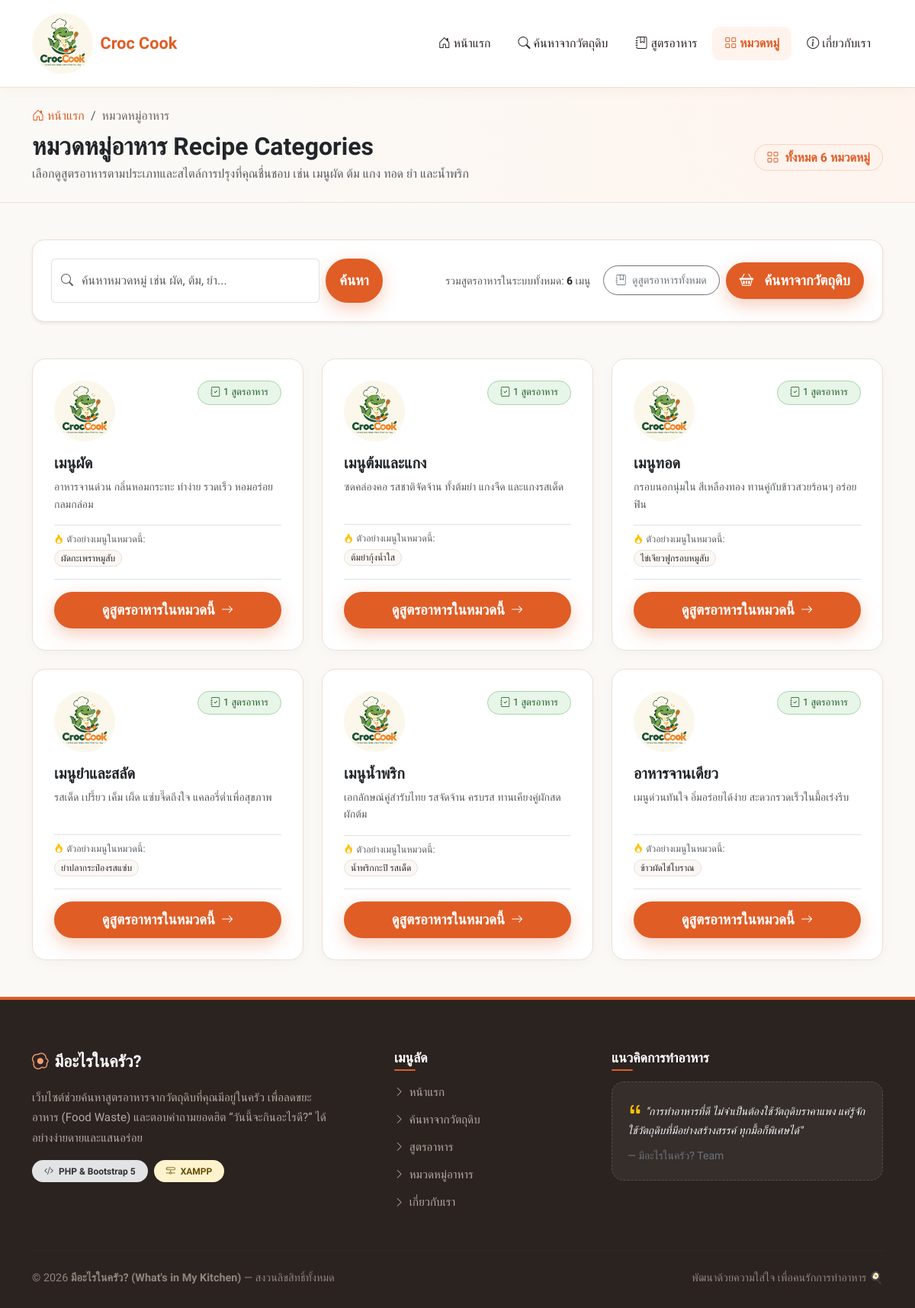
/categories.php, run on the app's committed database.
### tables this page shows
CREATE TABLE IF NOT EXISTS `categories` (
    `id` INT NOT NULL AUTO_INCREMENT,
    `name` VARCHAR(100) NOT NULL COMMENT 'ชื่อหมวดหมู่อาหาร',
    `description` TEXT DEFAULT NULL COMMENT 'คำอธิบายหมวดหมู่',
    `icon` VARCHAR(50) DEFAULT 'bi-egg-fried' COMMENT 'คลาสไอคอนจาก Bootstrap Icons เช่น bi-fire, bi-cup-hot',
    `created_at` TIMESTAMP NOT NULL DEFAULT CURRENT_TIMESTAMP COMMENT 'วันเวลาที่สร้าง',
    PRIMARY KEY (`id`),
    UNIQUE KEY `uk_categories_name` (`name`)
);

### categories.php (the view, shortened to what this page needs)
<?php
require_once __DIR__ . '/includes/db.php';
$searchTerm = isset($_GET['search']) ? trim($_GET['search']) : '';
$categories = [];
$totalCategories = 0;
$totalRecipesAll = 0;
try {
    if ($searchTerm !== '') {
        $sql = "
            SELECT
                c.id,
                c.name,
                c.description,
                c.icon,
                COUNT(r.id) AS recipe_count,
                GROUP_CONCAT(r.title ORDER BY r.id ASC SEPARATOR '||') AS sample_recipes
            FROM categories c
            LEFT JOIN recipes r ON c.id = r.category_id
            WHERE c.name LIKE :search1 OR c.description LIKE :search2
            GROUP BY c.id
            ORDER BY c.id ASC
        ";
        $stmt = $pdo->prepare($sql);
        $stmt->execute([
            ':search1' => '%' . $searchTerm . '%',
            ':search2' => '%' . $searchTerm . '%'
        ]);
    } else {
        $sql = "
            SELECT
                c.id,
                c.name,
                c.description,
                c.icon,
                COUNT(r.id) AS recipe_count,
                GROUP_CONCAT(r.title ORDER BY r.id ASC SEPARATOR '||') AS sample_recipes
            FROM categories c
            LEFT JOIN recipes r ON c.id = r.category_id
            GROUP BY c.id
            ORDER BY c.id ASC
        ";
        $stmt = $pdo->query($sql);
    }
    $categories = $stmt->fetchAll();
    $totalCategories = count($categories);
    $countAllStmt = $pdo->query("SELECT COUNT(*) FROM recipes");
    $totalRecipesAll = (int) $countAllStmt->fetchColumn();
} catch (PDOException $e) {
    error_log("Categories Page Error: " . $e->getMessage());
    $dbError = "ไม่สามารถเชื่อมต่อฐานข้อมูลได้ในขณะนี้ กรุณาลองใหม่อีกครั้ง";
}
require_once __DIR__ . '/includes/header.php';
?>
<section class="py-4" style="background: radial-gradient(circle at top right, #fff4ee 0%, var(--bg-cream) 70%); border-bottom: 1px solid var(--border-subtle);">
    <div class="container">
        <nav aria-label="breadcrumb" class="mb-2">
            <ol class="breadcrumb mb-0 small">
                <li class="breadcrumb-item">
                    <a href="index.php" class="text-decoration-none" style="color: var(--primary-color);">
                        <i class="bi bi-house-door me-1"></i>หน้าแรก
                    </a>
                </li>
                <li class="breadcrumb-item active" aria-current="page" style="color: var(--text-muted);">
                    หมวดหมู่อาหาร
                </li>
            </ol>
        </nav>
        <div class="row align-items-center">
            <div class="col-lg-8">
                <h1 class="h2 fw-bold text-dark mb-1">
                    หมวดหมู่อาหาร <span class="title-highlight">Recipe Categories</span>
                </h1>
                <p class="text-muted mb-0">
                    เลือกดูสูตรอาหารตามประเภทและสไตล์การปรุงที่คุณชื่นชอบ เช่น เมนูผัด ต้ม แกง ทอด ยำ และน้ำพริก
                </p>
            </div>
            <div class="col-lg-4 text-lg-end mt-3 mt-lg-0">
                <span class="badge rounded-pill px-3 py-2 fs-6 shadow-xs" style="background-color: var(--primary-light); color: var(--primary-color); border: 1px solid rgba(224,93,38,0.2);">
                    <i class="bi bi-grid me-1"></i>
                    ทั้งหมด <strong><?php echo number_format($totalCategories); ?></strong> หมวดหมู่
                </span>
            </div>
        </div>
    </div>
</section>
<section class="py-5" style="background-color: var(--bg-cream); min-height: 550px;">
    <div class="container">
        <div class="card border-0 shadow-sm rounded-4 p-3 p-md-4 mb-5 bg-white" style="border: 1px solid var(--border-subtle) !important;">
            <div class="row g-3 align-items-center justify-content-between">
                <div class="col-lg-5 col-md-6">
                    <form action="categories.php" method="GET" class="d-flex gap-2">
                        <div class="input-group">
                            <span class="input-group-text bg-white border-end-0 text-muted">
                                <i class="bi bi-search"></i>
                            </span>
                            <input type="text"
                                   name="search"
                                   class="form-control border-start-0 ps-0"
                                   placeholder="ค้นหาหมวดหมู่ เช่น ผัด, ต้ม, ยำ..."
                                   value="<?php echo htmlspecialchars($searchTerm); ?>"
                                   aria-label="ค้นหาหมวดหมู่">
                        </div>
                        <button type="submit" class="btn btn-kitchen-primary rounded-pill px-3">
                            ค้นหา
                        </button>
                    </form>
                </div>
                <div class="col-lg-7 col-md-6 d-flex flex-wrap align-items-center justify-content-md-end gap-2">
                    <span class="text-muted small me-2">
                        รวมสูตรอาหารในระบบทั้งหมด: <strong class="text-dark"><?php echo number_format($totalRecipesAll); ?></strong> เมนู
                    </span>
                    <a href="recipes.php" class="btn btn-sm btn-outline-secondary rounded-pill px-3 py-2">
                        <i class="bi bi-journal-bookmark me-1"></i> ดูสูตรอาหารทั้งหมด
                    </a>
                    <a href="ingredients.php" class="btn btn-sm btn-kitchen-primary rounded-pill px-3 py-2">
                        <i class="bi bi-basket2 me-1"></i> ค้นหาจากวัตถุดิบ
                    </a>
                </div>
            </div>
        </div>
        <?php if (!empty($categories)): ?>
            <div class="row g-4 row-cols-1 row-cols-md-2 row-cols-lg-3">
                <?php foreach ($categories as $cat): ?>
                    <?php
                    $catId = (int) $cat['id'];
                    $recipeCount = (int) $cat['recipe_count'];
                    ?>
                    <div class="col" id="category-<?php echo $catId; ?>">
                        <div class="category-box-card">
                            <div>
                                <div class="d-flex justify-content-between align-items-start mb-3">
                                    <div class="main-food-icon">
                         <img src="im/logo.png" alt="Logo" style="max-width: 80px; height: auto; border-radius: 50%; object-fit: cover;">
                    </div>
                                    <?php if ($recipeCount > 0): ?>
                                        <span class="badge rounded-pill px-3 py-2" style="background-color: #e8f5e9; color: #1b5e20; border: 1px solid #a5d6a7; font-weight: 500; font-size: 0.8rem;">
                                            <i class="bi bi-journal-check me-1"></i><?php echo $recipeCount; ?> สูตรอาหาร
                                        </span>
                                    <?php else: ?>
                                        <span class="badge rounded-pill px-3 py-2 bg-light text-muted border" style="font-weight: 500; font-size: 0.8rem;">
                                            <i class="bi bi-hourglass me-1"></i>0 สูตรอาหาร
                                        </span>
                                    <?php endif; ?>
                                </div>
                                <h2 class="h5 fw-bold text-dark mb-2">
                                    <?php echo htmlspecialchars($cat['name']); ?>
                                </h2>
                                <p class="text-muted small mb-3" style="line-height: 1.6; min-height: 44px;">
                                    <?php echo htmlspecialchars($cat['description'] ?? 'ไม่มีคำอธิบายหมวดหมู่'); ?>
                                </p>
                                <?php if (!empty($cat['sample_recipes'])): ?>
                                    <div class="mb-3 pt-2 border-top">
                                        <span class="small text-muted d-block mb-1" style="font-size: 0.78rem;">
                                            <i class="bi bi-fire text-warning me-1"></i>ตัวอย่างเมนูในหมวดนี้:
                                        </span>
                                        <div class="d-flex flex-wrap gap-1">
                                            <?php
                                            $samples = explode('||', $cat['sample_recipes']);
                                            foreach (array_slice($samples, 0, 3) as $sTitle): ?>
                                                <span class="badge sample-recipe-badge rounded-pill px-2 py-1">
                                                    <?php echo htmlspecialchars($sTitle); ?>
                                                </span>
                                            <?php endforeach; ?>
                                        </div>
                                    </div>
                                <?php endif; ?>
                            </div>
                            <div class="pt-3 border-top mt-auto">
                                <?php if ($recipeCount > 0): ?>
                                    <a href="recipes.php?category=<?php echo $catId; ?>"
                                       class="btn btn-kitchen-primary w-100 rounded-pill py-2 d-inline-flex align-items-center justify-content-center gap-1">
                                        <span>ดูสูตรอาหารในหมวดนี้</span>
                                        <i class="bi bi-arrow-right small ms-1"></i>
                                    </a>
                                <?php endif; ?>
                            </div>
                        </div>
                    </div>
                <?php endforeach; ?>
            </div>
        <?php endif; ?>
    </div>
</section>
<?php
require_once __DIR__ . '/includes/footer.php';
?>

### data on the page
categories: recipeCount "1", name "เมนูผัด", description "อาหารจานด่วน กลิ่นหอมกระทะ ทำง่าย รวดเร็ว หอมอร่อยกลมกล่อม", sTitle "ผัดกะเพราหมูสับ"
categories: recipeCount "1", name "เมนูต้มและแกง", description "ซดคล่องคอ รสชาติจัดจ้าน ทั้งต้มยำ แกงจืด และแกงรสเด็ด", sTitle "ต้มยำกุ้งน้ำใส"
categories: recipeCount "1", name "เมนูทอด", description "กรอบนอกนุ่มใน สีเหลืองทอง ทานคู่กับข้าวสวยร้อนๆ อร่อยฟิน", sTitle "ไข่เจียวฟูกรอบหมูสับ"
categories: recipeCount "1", name "เมนูยำและสลัด", description "รสเด็ด เปรี้ยว เค็ม เผ็ด แซ่บจี๊ดถึงใจ แคลอรี่ต่ำเพื่อสุขภาพ", sTitle "ยำปลากระป๋องรสแซ่บ"
categories: recipeCount "1", name "เมนูน้ำพริก", description "เอกลักษณ์คู่สำรับไทย รสจัดจ้าน ครบรส ทานเคียงคู่ผักสดผักต้ม", sTitle "น้ำพริกกะปิ รสเด็ด"
categories: recipeCount "1", name "อาหารจานเดียว", description "เมนูด่วนทันใจ อิ่มอร่อยได้ง่าย สะดวกรวดเร็วในมื้อเร่งรีบ", sTitle "ข้าวผัดไข่โบราณ"

### other printed values
$totalCategories "6"
$totalRecipesAll "6"
